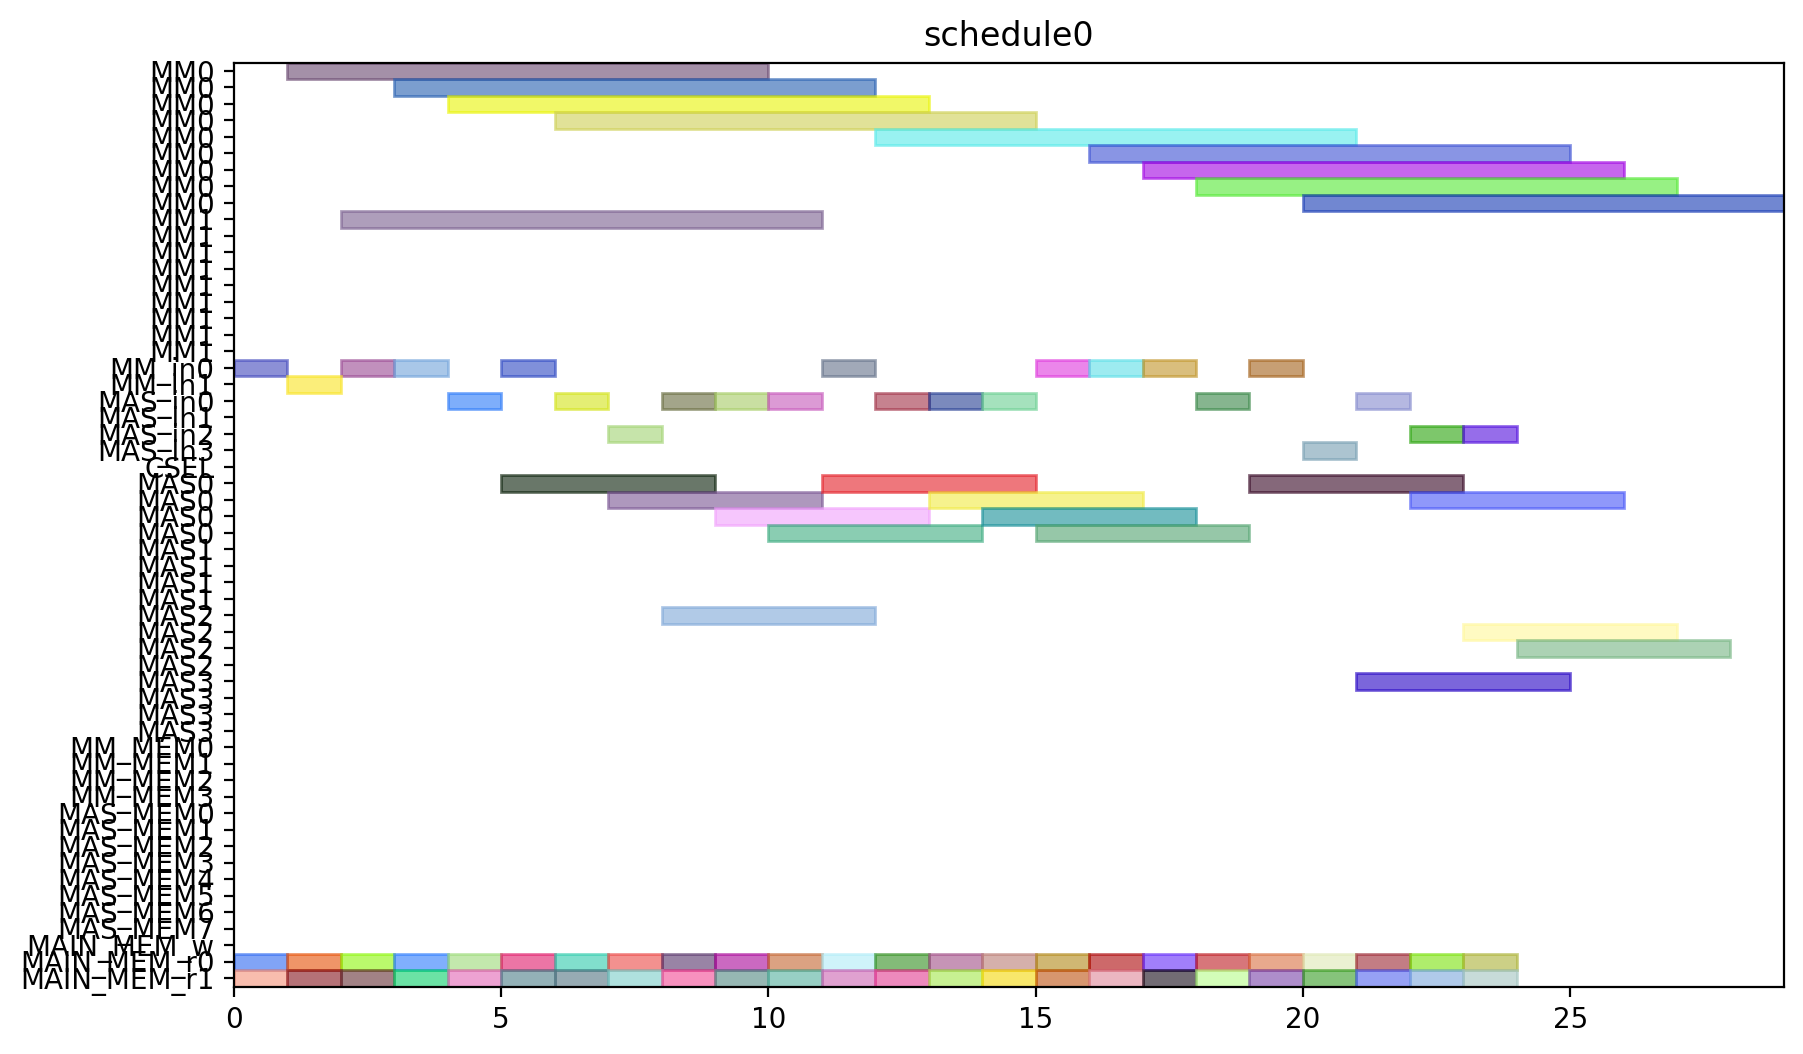

This chart was generated by the following Python code:
from pyschedule import Scenario, solvers, plotters, alt


def solve():
	horizon = 120
	S = Scenario("schedule0", horizon=horizon)

	# resource
	MM = S.Resources('MM', num=2, size=9)
	MM_in = S.Resources('MM_in', num=2)
	MAS_in = S.Resources('MAS_in', num=4)
	CSEL = S.Resource('CSEL')
	MAS = S.Resources('MAS', num=4, size=4, periods=range(1, horizon))
	MM_MEM = S.Resources('MM_MEM', num=4)
	MAS_MEM = S.Resources('MAS_MEM', num=8)
	MAIN_MEM_w = S.Resource('MAIN_MEM_w', size=1)
	MAIN_MEM_r = S.Resources('MAIN_MEM_r', num=2)

	# result of previous scheduling

	# new tasks
	t0_t0 = S.Task('t0_t0', length=4, delay_cost=1)
	t0_t0 += alt(MAS)
	t0_t0_in = S.Task('t0_t0_in', length=1, delay_cost=1)
	t0_t0_in += alt(MAS_in)
	S += t0_t0_in*MAS_in[0]<=t0_t0*MAS[0]

	S += t0_t0_in*MAS_in[1]<=t0_t0*MAS[1]

	S += t0_t0_in*MAS_in[2]<=t0_t0*MAS[2]

	S += t0_t0_in*MAS_in[3]<=t0_t0*MAS[3]

	t0_t0_mem0 = S.Task('t0_t0_mem0', length=1, delay_cost=1)
	t0_t0_mem0 += MAIN_MEM_r[0]
	S += t0_t0_mem0 <= t0_t0

	t0_t0_mem1 = S.Task('t0_t0_mem1', length=1, delay_cost=1)
	t0_t0_mem1 += MAIN_MEM_r[1]
	S += t0_t0_mem1 <= t0_t0

	t0_t1 = S.Task('t0_t1', length=4, delay_cost=1)
	t0_t1 += alt(MAS)
	t0_t1_in = S.Task('t0_t1_in', length=1, delay_cost=1)
	t0_t1_in += alt(MAS_in)
	S += t0_t1_in*MAS_in[0]<=t0_t1*MAS[0]

	S += t0_t1_in*MAS_in[1]<=t0_t1*MAS[1]

	S += t0_t1_in*MAS_in[2]<=t0_t1*MAS[2]

	S += t0_t1_in*MAS_in[3]<=t0_t1*MAS[3]

	t0_t1_mem0 = S.Task('t0_t1_mem0', length=1, delay_cost=1)
	t0_t1_mem0 += MAIN_MEM_r[0]
	S += t0_t1_mem0 <= t0_t1

	t0_t1_mem1 = S.Task('t0_t1_mem1', length=1, delay_cost=1)
	t0_t1_mem1 += MAIN_MEM_r[1]
	S += t0_t1_mem1 <= t0_t1

	t0_t3 = S.Task('t0_t3', length=9, delay_cost=1)
	t0_t3 += alt(MM)
	t0_t3_in = S.Task('t0_t3_in', length=1, delay_cost=1)
	t0_t3_in += alt(MM_in)
	S += t0_t3_in*MM_in[0]<=t0_t3*MM[0]
	S += t0_t3_in*MM_in[1]<=t0_t3*MM[1]
	t0_t3_mem0 = S.Task('t0_t3_mem0', length=1, delay_cost=1)
	t0_t3_mem0 += MAIN_MEM_r[0]
	S += t0_t3_mem0 <= t0_t3

	t0_t3_mem1 = S.Task('t0_t3_mem1', length=1, delay_cost=1)
	t0_t3_mem1 += MAIN_MEM_r[1]
	S += t0_t3_mem1 <= t0_t3

	t10 = S.Task('t10', length=4, delay_cost=1)
	t10 += alt(MAS)
	t10_in = S.Task('t10_in', length=1, delay_cost=1)
	t10_in += alt(MAS_in)
	S += t10_in*MAS_in[0]<=t10*MAS[0]

	S += t10_in*MAS_in[1]<=t10*MAS[1]

	S += t10_in*MAS_in[2]<=t10*MAS[2]

	S += t10_in*MAS_in[3]<=t10*MAS[3]

	t10_mem0 = S.Task('t10_mem0', length=1, delay_cost=1)
	t10_mem0 += MAIN_MEM_r[0]
	S += t10_mem0 <= t10

	t10_mem1 = S.Task('t10_mem1', length=1, delay_cost=1)
	t10_mem1 += MAIN_MEM_r[1]
	S += t10_mem1 <= t10

	t11 = S.Task('t11', length=4, delay_cost=1)
	t11 += alt(MAS)
	t11_in = S.Task('t11_in', length=1, delay_cost=1)
	t11_in += alt(MAS_in)
	S += t11_in*MAS_in[0]<=t11*MAS[0]

	S += t11_in*MAS_in[1]<=t11*MAS[1]

	S += t11_in*MAS_in[2]<=t11*MAS[2]

	S += t11_in*MAS_in[3]<=t11*MAS[3]

	t11_mem0 = S.Task('t11_mem0', length=1, delay_cost=1)
	t11_mem0 += MAIN_MEM_r[0]
	S += t11_mem0 <= t11

	t11_mem1 = S.Task('t11_mem1', length=1, delay_cost=1)
	t11_mem1 += MAIN_MEM_r[1]
	S += t11_mem1 <= t11

	t3_t0 = S.Task('t3_t0', length=9, delay_cost=1)
	t3_t0 += alt(MM)
	t3_t0_in = S.Task('t3_t0_in', length=1, delay_cost=1)
	t3_t0_in += alt(MM_in)
	S += t3_t0_in*MM_in[0]<=t3_t0*MM[0]
	S += t3_t0_in*MM_in[1]<=t3_t0*MM[1]
	t3_t0_mem0 = S.Task('t3_t0_mem0', length=1, delay_cost=1)
	t3_t0_mem0 += MAIN_MEM_r[0]
	S += t3_t0_mem0 <= t3_t0

	t3_t0_mem1 = S.Task('t3_t0_mem1', length=1, delay_cost=1)
	t3_t0_mem1 += MAIN_MEM_r[1]
	S += t3_t0_mem1 <= t3_t0

	t3_t1 = S.Task('t3_t1', length=9, delay_cost=1)
	t3_t1 += alt(MM)
	t3_t1_in = S.Task('t3_t1_in', length=1, delay_cost=1)
	t3_t1_in += alt(MM_in)
	S += t3_t1_in*MM_in[0]<=t3_t1*MM[0]
	S += t3_t1_in*MM_in[1]<=t3_t1*MM[1]
	t3_t1_mem0 = S.Task('t3_t1_mem0', length=1, delay_cost=1)
	t3_t1_mem0 += MAIN_MEM_r[0]
	S += t3_t1_mem0 <= t3_t1

	t3_t1_mem1 = S.Task('t3_t1_mem1', length=1, delay_cost=1)
	t3_t1_mem1 += MAIN_MEM_r[1]
	S += t3_t1_mem1 <= t3_t1

	t3_t2 = S.Task('t3_t2', length=4, delay_cost=1)
	t3_t2 += alt(MAS)
	t3_t2_in = S.Task('t3_t2_in', length=1, delay_cost=1)
	t3_t2_in += alt(MAS_in)
	S += t3_t2_in*MAS_in[0]<=t3_t2*MAS[0]

	S += t3_t2_in*MAS_in[1]<=t3_t2*MAS[1]

	S += t3_t2_in*MAS_in[2]<=t3_t2*MAS[2]

	S += t3_t2_in*MAS_in[3]<=t3_t2*MAS[3]

	t3_t2_mem0 = S.Task('t3_t2_mem0', length=1, delay_cost=1)
	t3_t2_mem0 += MAIN_MEM_r[0]
	S += t3_t2_mem0 <= t3_t2

	t3_t2_mem1 = S.Task('t3_t2_mem1', length=1, delay_cost=1)
	t3_t2_mem1 += MAIN_MEM_r[1]
	S += t3_t2_mem1 <= t3_t2

	t3_t3 = S.Task('t3_t3', length=4, delay_cost=1)
	t3_t3 += alt(MAS)
	t3_t3_in = S.Task('t3_t3_in', length=1, delay_cost=1)
	t3_t3_in += alt(MAS_in)
	S += t3_t3_in*MAS_in[0]<=t3_t3*MAS[0]

	S += t3_t3_in*MAS_in[1]<=t3_t3*MAS[1]

	S += t3_t3_in*MAS_in[2]<=t3_t3*MAS[2]

	S += t3_t3_in*MAS_in[3]<=t3_t3*MAS[3]

	t3_t3_mem0 = S.Task('t3_t3_mem0', length=1, delay_cost=1)
	t3_t3_mem0 += MAIN_MEM_r[0]
	S += t3_t3_mem0 <= t3_t3

	t3_t3_mem1 = S.Task('t3_t3_mem1', length=1, delay_cost=1)
	t3_t3_mem1 += MAIN_MEM_r[1]
	S += t3_t3_mem1 <= t3_t3

	t4_t0 = S.Task('t4_t0', length=4, delay_cost=1)
	t4_t0 += alt(MAS)
	t4_t0_in = S.Task('t4_t0_in', length=1, delay_cost=1)
	t4_t0_in += alt(MAS_in)
	S += t4_t0_in*MAS_in[0]<=t4_t0*MAS[0]

	S += t4_t0_in*MAS_in[1]<=t4_t0*MAS[1]

	S += t4_t0_in*MAS_in[2]<=t4_t0*MAS[2]

	S += t4_t0_in*MAS_in[3]<=t4_t0*MAS[3]

	t4_t0_mem0 = S.Task('t4_t0_mem0', length=1, delay_cost=1)
	t4_t0_mem0 += MAIN_MEM_r[0]
	S += t4_t0_mem0 <= t4_t0

	t4_t0_mem1 = S.Task('t4_t0_mem1', length=1, delay_cost=1)
	t4_t0_mem1 += MAIN_MEM_r[1]
	S += t4_t0_mem1 <= t4_t0

	t4_t1 = S.Task('t4_t1', length=4, delay_cost=1)
	t4_t1 += alt(MAS)
	t4_t1_in = S.Task('t4_t1_in', length=1, delay_cost=1)
	t4_t1_in += alt(MAS_in)
	S += t4_t1_in*MAS_in[0]<=t4_t1*MAS[0]

	S += t4_t1_in*MAS_in[1]<=t4_t1*MAS[1]

	S += t4_t1_in*MAS_in[2]<=t4_t1*MAS[2]

	S += t4_t1_in*MAS_in[3]<=t4_t1*MAS[3]

	t4_t1_mem0 = S.Task('t4_t1_mem0', length=1, delay_cost=1)
	t4_t1_mem0 += MAIN_MEM_r[0]
	S += t4_t1_mem0 <= t4_t1

	t4_t1_mem1 = S.Task('t4_t1_mem1', length=1, delay_cost=1)
	t4_t1_mem1 += MAIN_MEM_r[1]
	S += t4_t1_mem1 <= t4_t1

	t4_t3 = S.Task('t4_t3', length=9, delay_cost=1)
	t4_t3 += alt(MM)
	t4_t3_in = S.Task('t4_t3_in', length=1, delay_cost=1)
	t4_t3_in += alt(MM_in)
	S += t4_t3_in*MM_in[0]<=t4_t3*MM[0]
	S += t4_t3_in*MM_in[1]<=t4_t3*MM[1]
	t4_t3_mem0 = S.Task('t4_t3_mem0', length=1, delay_cost=1)
	t4_t3_mem0 += MAIN_MEM_r[0]
	S += t4_t3_mem0 <= t4_t3

	t4_t3_mem1 = S.Task('t4_t3_mem1', length=1, delay_cost=1)
	t4_t3_mem1 += MAIN_MEM_r[1]
	S += t4_t3_mem1 <= t4_t3

	t5_t0 = S.Task('t5_t0', length=9, delay_cost=1)
	t5_t0 += alt(MM)
	t5_t0_in = S.Task('t5_t0_in', length=1, delay_cost=1)
	t5_t0_in += alt(MM_in)
	S += t5_t0_in*MM_in[0]<=t5_t0*MM[0]
	S += t5_t0_in*MM_in[1]<=t5_t0*MM[1]
	t5_t0_mem0 = S.Task('t5_t0_mem0', length=1, delay_cost=1)
	t5_t0_mem0 += MAIN_MEM_r[0]
	S += t5_t0_mem0 <= t5_t0

	t5_t0_mem1 = S.Task('t5_t0_mem1', length=1, delay_cost=1)
	t5_t0_mem1 += MAIN_MEM_r[1]
	S += t5_t0_mem1 <= t5_t0

	t5_t1 = S.Task('t5_t1', length=9, delay_cost=1)
	t5_t1 += alt(MM)
	t5_t1_in = S.Task('t5_t1_in', length=1, delay_cost=1)
	t5_t1_in += alt(MM_in)
	S += t5_t1_in*MM_in[0]<=t5_t1*MM[0]
	S += t5_t1_in*MM_in[1]<=t5_t1*MM[1]
	t5_t1_mem0 = S.Task('t5_t1_mem0', length=1, delay_cost=1)
	t5_t1_mem0 += MAIN_MEM_r[0]
	S += t5_t1_mem0 <= t5_t1

	t5_t1_mem1 = S.Task('t5_t1_mem1', length=1, delay_cost=1)
	t5_t1_mem1 += MAIN_MEM_r[1]
	S += t5_t1_mem1 <= t5_t1

	t5_t2 = S.Task('t5_t2', length=4, delay_cost=1)
	t5_t2 += alt(MAS)
	t5_t2_in = S.Task('t5_t2_in', length=1, delay_cost=1)
	t5_t2_in += alt(MAS_in)
	S += t5_t2_in*MAS_in[0]<=t5_t2*MAS[0]

	S += t5_t2_in*MAS_in[1]<=t5_t2*MAS[1]

	S += t5_t2_in*MAS_in[2]<=t5_t2*MAS[2]

	S += t5_t2_in*MAS_in[3]<=t5_t2*MAS[3]

	t5_t2_mem0 = S.Task('t5_t2_mem0', length=1, delay_cost=1)
	t5_t2_mem0 += MAIN_MEM_r[0]
	S += t5_t2_mem0 <= t5_t2

	t5_t2_mem1 = S.Task('t5_t2_mem1', length=1, delay_cost=1)
	t5_t2_mem1 += MAIN_MEM_r[1]
	S += t5_t2_mem1 <= t5_t2

	t5_t3 = S.Task('t5_t3', length=4, delay_cost=1)
	t5_t3 += alt(MAS)
	t5_t3_in = S.Task('t5_t3_in', length=1, delay_cost=1)
	t5_t3_in += alt(MAS_in)
	S += t5_t3_in*MAS_in[0]<=t5_t3*MAS[0]

	S += t5_t3_in*MAS_in[1]<=t5_t3*MAS[1]

	S += t5_t3_in*MAS_in[2]<=t5_t3*MAS[2]

	S += t5_t3_in*MAS_in[3]<=t5_t3*MAS[3]

	t5_t3_mem0 = S.Task('t5_t3_mem0', length=1, delay_cost=1)
	t5_t3_mem0 += MAIN_MEM_r[0]
	S += t5_t3_mem0 <= t5_t3

	t5_t3_mem1 = S.Task('t5_t3_mem1', length=1, delay_cost=1)
	t5_t3_mem1 += MAIN_MEM_r[1]
	S += t5_t3_mem1 <= t5_t3

	t6_t0 = S.Task('t6_t0', length=9, delay_cost=1)
	t6_t0 += alt(MM)
	t6_t0_in = S.Task('t6_t0_in', length=1, delay_cost=1)
	t6_t0_in += alt(MM_in)
	S += t6_t0_in*MM_in[0]<=t6_t0*MM[0]
	S += t6_t0_in*MM_in[1]<=t6_t0*MM[1]
	t6_t0_mem0 = S.Task('t6_t0_mem0', length=1, delay_cost=1)
	t6_t0_mem0 += MAIN_MEM_r[0]
	S += t6_t0_mem0 <= t6_t0

	t6_t0_mem1 = S.Task('t6_t0_mem1', length=1, delay_cost=1)
	t6_t0_mem1 += MAIN_MEM_r[1]
	S += t6_t0_mem1 <= t6_t0

	t6_t1 = S.Task('t6_t1', length=9, delay_cost=1)
	t6_t1 += alt(MM)
	t6_t1_in = S.Task('t6_t1_in', length=1, delay_cost=1)
	t6_t1_in += alt(MM_in)
	S += t6_t1_in*MM_in[0]<=t6_t1*MM[0]
	S += t6_t1_in*MM_in[1]<=t6_t1*MM[1]
	t6_t1_mem0 = S.Task('t6_t1_mem0', length=1, delay_cost=1)
	t6_t1_mem0 += MAIN_MEM_r[0]
	S += t6_t1_mem0 <= t6_t1

	t6_t1_mem1 = S.Task('t6_t1_mem1', length=1, delay_cost=1)
	t6_t1_mem1 += MAIN_MEM_r[1]
	S += t6_t1_mem1 <= t6_t1

	t6_t2 = S.Task('t6_t2', length=4, delay_cost=1)
	t6_t2 += alt(MAS)
	t6_t2_in = S.Task('t6_t2_in', length=1, delay_cost=1)
	t6_t2_in += alt(MAS_in)
	S += t6_t2_in*MAS_in[0]<=t6_t2*MAS[0]

	S += t6_t2_in*MAS_in[1]<=t6_t2*MAS[1]

	S += t6_t2_in*MAS_in[2]<=t6_t2*MAS[2]

	S += t6_t2_in*MAS_in[3]<=t6_t2*MAS[3]

	t6_t2_mem0 = S.Task('t6_t2_mem0', length=1, delay_cost=1)
	t6_t2_mem0 += MAIN_MEM_r[0]
	S += t6_t2_mem0 <= t6_t2

	t6_t2_mem1 = S.Task('t6_t2_mem1', length=1, delay_cost=1)
	t6_t2_mem1 += MAIN_MEM_r[1]
	S += t6_t2_mem1 <= t6_t2

	t6_t3 = S.Task('t6_t3', length=4, delay_cost=1)
	t6_t3 += alt(MAS)
	t6_t3_in = S.Task('t6_t3_in', length=1, delay_cost=1)
	t6_t3_in += alt(MAS_in)
	S += t6_t3_in*MAS_in[0]<=t6_t3*MAS[0]

	S += t6_t3_in*MAS_in[1]<=t6_t3*MAS[1]

	S += t6_t3_in*MAS_in[2]<=t6_t3*MAS[2]

	S += t6_t3_in*MAS_in[3]<=t6_t3*MAS[3]

	t6_t3_mem0 = S.Task('t6_t3_mem0', length=1, delay_cost=1)
	t6_t3_mem0 += MAIN_MEM_r[0]
	S += t6_t3_mem0 <= t6_t3

	t6_t3_mem1 = S.Task('t6_t3_mem1', length=1, delay_cost=1)
	t6_t3_mem1 += MAIN_MEM_r[1]
	S += t6_t3_mem1 <= t6_t3

	t7_t0 = S.Task('t7_t0', length=9, delay_cost=1)
	t7_t0 += alt(MM)
	t7_t0_in = S.Task('t7_t0_in', length=1, delay_cost=1)
	t7_t0_in += alt(MM_in)
	S += t7_t0_in*MM_in[0]<=t7_t0*MM[0]
	S += t7_t0_in*MM_in[1]<=t7_t0*MM[1]
	t7_t0_mem0 = S.Task('t7_t0_mem0', length=1, delay_cost=1)
	t7_t0_mem0 += MAIN_MEM_r[0]
	S += t7_t0_mem0 <= t7_t0

	t7_t0_mem1 = S.Task('t7_t0_mem1', length=1, delay_cost=1)
	t7_t0_mem1 += MAIN_MEM_r[1]
	S += t7_t0_mem1 <= t7_t0

	t7_t1 = S.Task('t7_t1', length=9, delay_cost=1)
	t7_t1 += alt(MM)
	t7_t1_in = S.Task('t7_t1_in', length=1, delay_cost=1)
	t7_t1_in += alt(MM_in)
	S += t7_t1_in*MM_in[0]<=t7_t1*MM[0]
	S += t7_t1_in*MM_in[1]<=t7_t1*MM[1]
	t7_t1_mem0 = S.Task('t7_t1_mem0', length=1, delay_cost=1)
	t7_t1_mem0 += MAIN_MEM_r[0]
	S += t7_t1_mem0 <= t7_t1

	t7_t1_mem1 = S.Task('t7_t1_mem1', length=1, delay_cost=1)
	t7_t1_mem1 += MAIN_MEM_r[1]
	S += t7_t1_mem1 <= t7_t1

	t7_t2 = S.Task('t7_t2', length=4, delay_cost=1)
	t7_t2 += alt(MAS)
	t7_t2_in = S.Task('t7_t2_in', length=1, delay_cost=1)
	t7_t2_in += alt(MAS_in)
	S += t7_t2_in*MAS_in[0]<=t7_t2*MAS[0]

	S += t7_t2_in*MAS_in[1]<=t7_t2*MAS[1]

	S += t7_t2_in*MAS_in[2]<=t7_t2*MAS[2]

	S += t7_t2_in*MAS_in[3]<=t7_t2*MAS[3]

	t7_t2_mem0 = S.Task('t7_t2_mem0', length=1, delay_cost=1)
	t7_t2_mem0 += MAIN_MEM_r[0]
	S += t7_t2_mem0 <= t7_t2

	t7_t2_mem1 = S.Task('t7_t2_mem1', length=1, delay_cost=1)
	t7_t2_mem1 += MAIN_MEM_r[1]
	S += t7_t2_mem1 <= t7_t2

	t7_t3 = S.Task('t7_t3', length=4, delay_cost=1)
	t7_t3 += alt(MAS)
	t7_t3_in = S.Task('t7_t3_in', length=1, delay_cost=1)
	t7_t3_in += alt(MAS_in)
	S += t7_t3_in*MAS_in[0]<=t7_t3*MAS[0]

	S += t7_t3_in*MAS_in[1]<=t7_t3*MAS[1]

	S += t7_t3_in*MAS_in[2]<=t7_t3*MAS[2]

	S += t7_t3_in*MAS_in[3]<=t7_t3*MAS[3]

	t7_t3_mem0 = S.Task('t7_t3_mem0', length=1, delay_cost=1)
	t7_t3_mem0 += MAIN_MEM_r[0]
	S += t7_t3_mem0 <= t7_t3

	t7_t3_mem1 = S.Task('t7_t3_mem1', length=1, delay_cost=1)
	t7_t3_mem1 += MAIN_MEM_r[1]
	S += t7_t3_mem1 <= t7_t3

	solvers.mip.solve(S,msg=1,kind='CPLEX',ratio_gap=1.01)

	solution = [['hoge']*len(S.solution()[1]) for i in range(len(S.solution()))]
	for i in range(len(S.solution())):
		for j in range(len(S.solution()[i])):
			solution[i][j]=str(S.solution()[i][j])
	print(solution)

	cycles = int(solution[-1][3])

	pic_file_name = "/mnt/rose/usr1/fukuda/ABE/multiRAM_multiMAS_16mux/scheduling_result/stage9MM2_stage4MAS4/SQR012345/schedule0.png"
	if(S.solution() != []):
		plotters.matplotlib.plot(S,img_filename=pic_file_name, show_task_labels=False, fig_size=(cycles*0.25+3, 6))

	return solution
